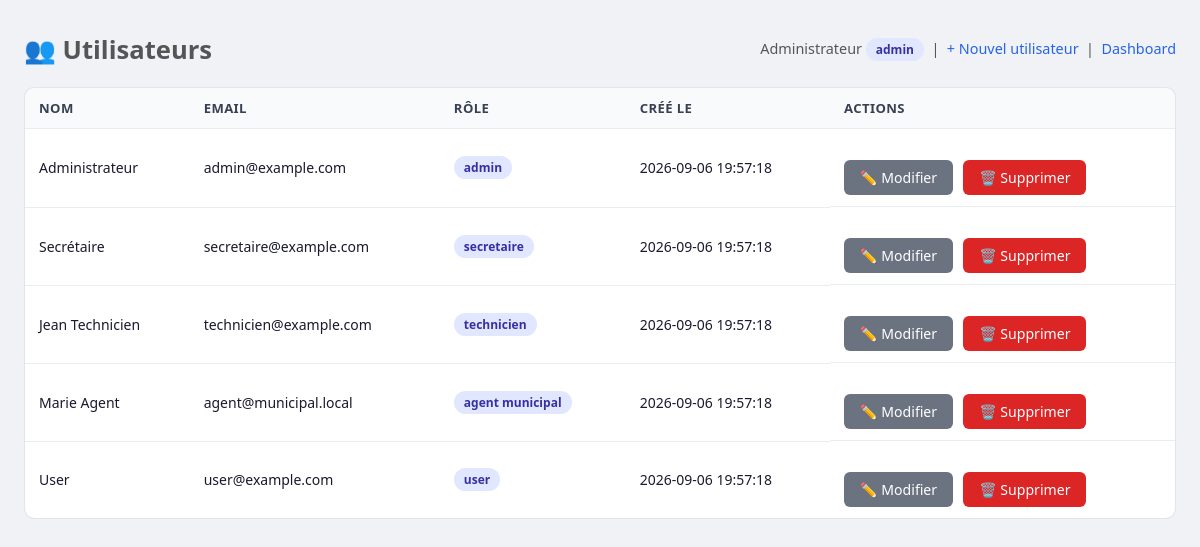
Page /index.php?action=list_users (signed in) on the committed database.
### tables this page shows
CREATE TABLE utilisateurs (
    id           INT          PRIMARY KEY AUTO_INCREMENT,
    nom          VARCHAR(255) NOT NULL,
    email        VARCHAR(255) NOT NULL UNIQUE,
     
     
    mot_de_passe VARCHAR(255) NOT NULL,
    role         ENUM('admin', 'secretaire', 'technicien', 'agent municipal', 'user') NOT NULL DEFAULT 'technicien',
    created_at   DATETIME     DEFAULT CURRENT_TIMESTAMP
);

### config/function.php (called while the page is built, shortened)
<?php
function h(?string $v): string
{
    return htmlspecialchars((string)$v, ENT_QUOTES | ENT_SUBSTITUTE, 'UTF-8');
}

### controllers/users/list_users_ctrl.php (called while the page is built, shortened)
<?php
require_once '../config/config.php';
require_once '../config/function.php';
class GestionUtilisateurs
{
    private PDO $pdo;
    public function __construct(PDO $pdo)
    {
        $this->pdo = $pdo;
    }
    public function tous(): array
    {
        return $this->pdo->query('
            SELECT id, nom, email, role, created_at
            FROM utilisateurs
            ORDER BY role, nom
        ')->fetchAll();
    }
}
$gestion = new GestionUtilisateurs($pdo);
$users = $gestion->tous();

### views/users/list_users.php (the view, shortened to what this page needs)
<?php
require_once '../controllers/users/list_users_ctrl.php';
?>
<!DOCTYPE html>
<html lang="fr">
<head>
    <link rel="stylesheet" href="../../assets/style.css">
</head>
<body>
<div class="page-header">
    <h1>👥 Utilisateurs</h1>
    <div class="user-info">
        <?= h($_SESSION['user_name']) ?>
        <span class="badge"><?= h($_SESSION['user_role']) ?></span>
        &nbsp;|&nbsp;
        <a href="index.php?action=create_user">+ Nouvel utilisateur</a>
        &nbsp;|&nbsp;
        <a href="index.php?action=home">Dashboard</a>
    </div>
</div>
<?php if (empty($users)): ?>
    <p class="empty">Aucun utilisateur trouvé.</p>
<?php else: ?>
    <div class="table-wrapper">
        <table>
            <thead>
                <tr>
                    <th>Nom</th>
                    <th>Email</th>
                    <th>Rôle</th>
                    <th>Créé le</th>
                    <th>Actions</th>
                </tr>
            </thead>
            <tbody>
                <?php foreach ($users as $user): ?>
                    <tr>
                        <td><?= h($user['nom']) ?></td>
                        <td><?= h($user['email']) ?></td>
                        <td><span class="badge"><?= h($user['role']) ?></span></td>
                        <td><?= h($user['created_at']) ?></td>
                        <td class="actions">
                            <a href="index.php?action=edit_user&id=<?= h($user['id']) ?>"
                               class="btn btn-secondary">✏️ Modifier</a>
                            <a href="index.php?action=delete_user&id=<?= h($user['id']) ?>"
                               class="btn btn-danger"
                               onclick="return confirm('Supprimer « <?= h($user['nom']) ?> » ?')">
                               🗑️ Supprimer
                            </a>
                        </td>
                    </tr>
                <?php endforeach; ?>
            </tbody>
        </table>
    </div>
<?php endif; ?>
</body>
</html>

### public/index.php (shortened to what this page needs)
<?php
$action = $_GET['action'] ?? 'home';
if (empty($_SESSION['user_id'])) {
    include '../views/index.php';
}
else {
    $pages = [
        'home'                => '../views/dashboard.php',
        'create_user'         => '../views/users/create_user.php',
        'list_users'          => '../views/users/list_users.php',
        'edit_user'           => '../views/users/edit_user.php',
        'delete_user'         => '../views/users/delete_user.php',
        'create_ticket'       => '../views/tickets/create_ticket.php',
        'list_tickets'        => '../views/tickets/list_tickets.php',
        'edit_ticket'         => '../views/tickets/edit_ticket.php',
        'assign_ticket'       => '../views/assign_ticket.php',
        'my_tickets'          => '../views/my_tickets.php',
        'manage_tech_tickets' => '../views/manage_tech_tickets.php',
        'read_ticket'         => '../views/tickets/read_ticket.php',
        'my_tickets_agent'    => '../views/my_tickets_agent.php',
    ];
    $file = $pages[$action] ?? '../views/dashboard.php';
    if (file_exists($file)) {
        include $file;
    } else {
        include '../views/dashboard.php';
    }
}

### public/assets/style.css (style rules this page uses)
*, *::before, *::after { box-sizing: border-box; margin: 0; padding: 0; }
body { font-family: system-ui, sans-serif; font-size: 15px; background: #f0f2f5; color: #1a1a2e; padding: 32px 24px; min-height: 100vh; }
h1 { font-size: 1.6rem; font-weight: 700; margin-bottom: 4px; }
a { color: #2563eb; text-decoration: none; }
.nav, .page-header { display: flex; align-items: center; gap: 12px; margin-bottom: 20px; font-size: 0.9rem; color: #555; flex-wrap: wrap; }
.page-header h1 { margin-bottom: 0; }
.user-info { margin-left: auto; font-size: 0.9rem; color: #555; }
.badge { display: inline-block; padding: 3px 10px; border-radius: 20px; font-size: 0.75rem; font-weight: 600; background: #e0e7ff; color: #3730a3; white-space: nowrap; }
button, input[type=submit], .btn { display: inline-block; padding: 8px 16px; background: #2563eb; color: #fff; border: none; border-radius: 6px; cursor: pointer; font-size: 0.88rem; font-weight: 500; text-decoration: none; transition: background 0.15s; white-space: nowrap; }
.btn-danger { background: #dc2626; }
.btn-secondary { background: #6b7280; }
.table-wrapper { overflow-x: auto; margin-top: 16px; border-radius: 10px; border: 1px solid #e2e5ea; }
table { width: 100%; border-collapse: collapse; background: #fff; border-radius: 10px; overflow: hidden; }
th, td { padding: 11px 14px; text-align: left; border-bottom: 1px solid #e9ecf0; font-size: 0.875rem; }
th { background: #f8fafc; font-weight: 600; color: #374151; font-size: 0.82rem; text-transform: uppercase; letter-spacing: .03em; }
tr:last-child td { border-bottom: none; }
.actions { margin-top: 20px; display: flex; gap: 10px; flex-wrap: wrap; }

### rows in the picture
utilisateurs: nom "Administrateur", email "admin@example.com", role "admin", created_at "2026-09-06 19:57:18"
utilisateurs: nom "Secrétaire", email "secretaire@example.com", role "secretaire", created_at "2026-09-06 19:57:18"
utilisateurs: nom "Jean Technicien", email "technicien@example.com", role "technicien", created_at "2026-09-06 19:57:18"
utilisateurs: nom "Marie Agent", email "agent@municipal.local", role "agent municipal", created_at "2026-09-06 19:57:18"
utilisateurs: nom "User", email "user@example.com", role "user", created_at "2026-09-06 19:57:18"

### other values in the picture
$_SESSION['user_name'] "Administrateur"
$_SESSION['user_role'] "admin"
